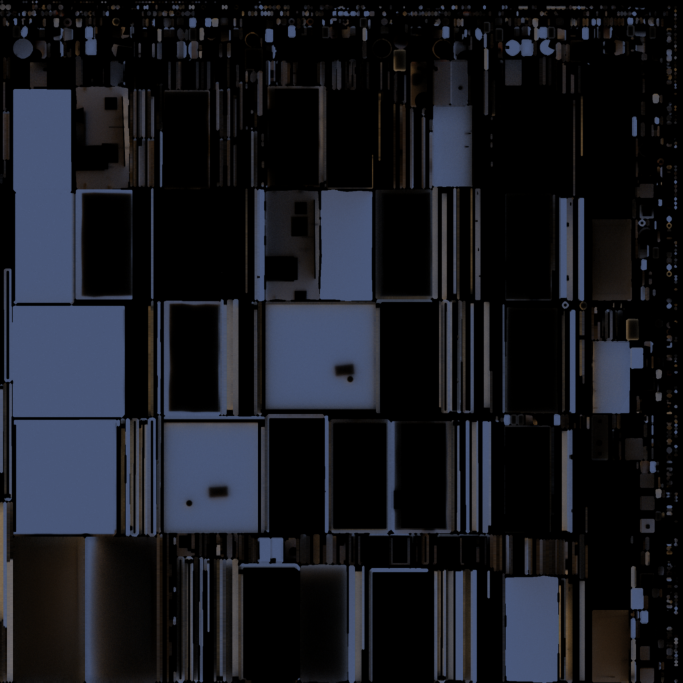
#> input picture content/source-assets/lighting/hero-contact-base/far-irradiance.png, 2048 x 2048 px, given in place of near-contact-ao.png, which was not available (shown at 1/3 size)
$ python apply-hero-contacts.py
#> lines starting #> are read from the running program, lines starting #| are printed output that depends on the picture; pictures that were not available may be replaced by others from this repository, and a replacement may not be noted
"""Bounded visibility correction on linear irradiance only; no albedo changes."""
from pathlib import Path
import json,hashlib
import numpy as np
from PIL import Image,ImageFilter
ROOT=Path(__file__).resolve().parents[1]
BASE=ROOT/'content/source-assets/lighting/hero-contact-base'
OUT=ROOT/'apps/web-tour/public/assets/authored/hero-street'
records={}
for part in ('near','mid','far'):
    source=ROOT/f'content/generated/steps56-ao/{part}-contact-ao.png'
    with Image.open(source) as image:
#> image is the input picture: PIL image 2048x2048 RGB; mean R, G, B 23.3, 25.2, 31.5
        ao=np.asarray(image.convert('L').filter(ImageFilter.GaussianBlur(.55)).resize((2048,2048),Image.Resampling.BILINEAR),dtype=float)/255
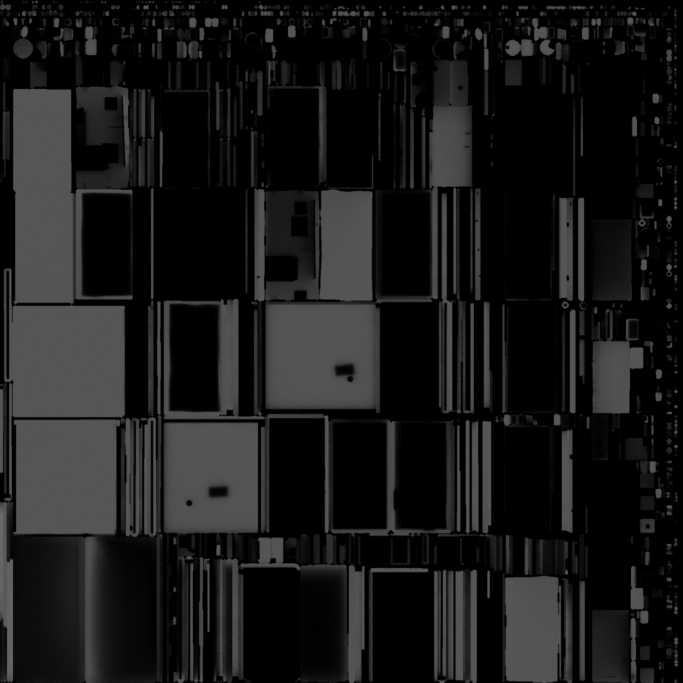
#> ao: shape (2048, 2048) float64 (shown at 1/3 size); min 0, max 0.431, mean 0.0994
    with Image.open(BASE/f'{part}-irradiance.png') as image:original=np.asarray(image.convert('RGB'),dtype=float)
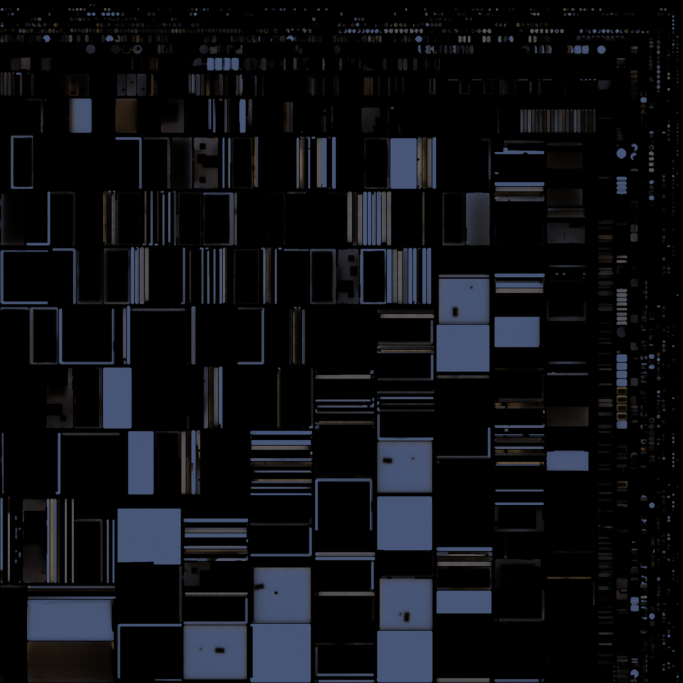
#> input picture content/source-assets/lighting/hero-contact-base/near-irradiance.png, 2048 x 2048 px (shown at 1/3 size)
#> image is the input picture: PIL image 2048x2048 RGB; mean R, G, B 13.6, 14.9, 18.8
    gain=.82+.18*ao
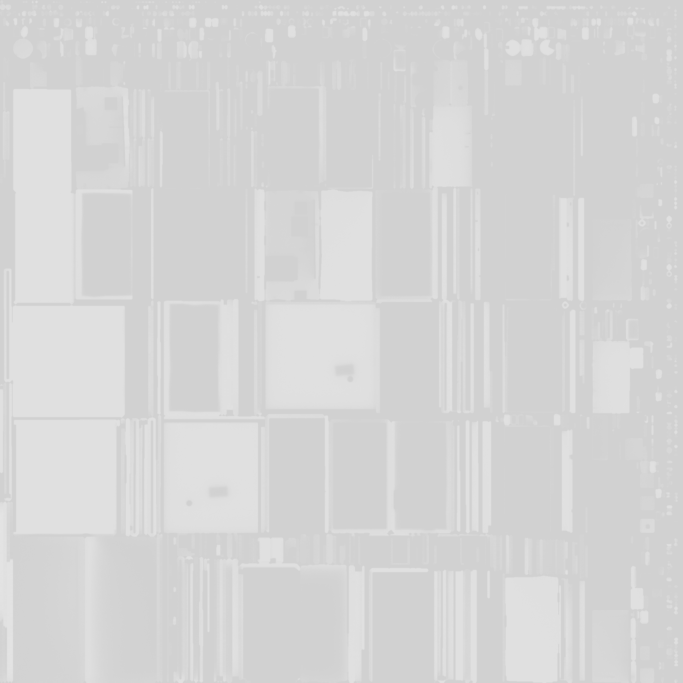
#> gain: shape (2048, 2048) float64 (shown at 1/3 size); min 0.82, max 0.898, mean 0.838
    result=np.uint8(np.clip(np.rint(original*gain[:,:,None]),0,255))
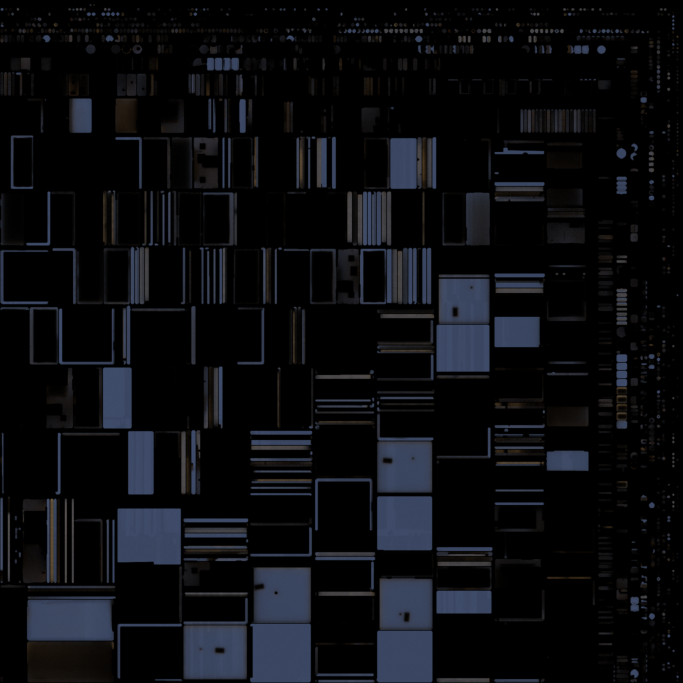
#> result: shape (2048, 2048, 3) (shown at 1/3 size); mean R, G, B 11.4, 12.5, 15.8
    image=Image.fromarray(result,'RGB')
    # Offline pipeline runs with no captures: write existing files directly
    # because Windows readers can deny replacement while allowing writes.
    image.save(OUT/f'{part}-irradiance.png')
    image.save(OUT/f'{part}-irradiance.webp',lossless=True,method=6)
    with Image.open(OUT/f'{part}-irradiance.webp') as decoded:assert decoded.convert('RGB').tobytes()==image.tobytes()
    records[part]={'source':str(source.relative_to(ROOT)).replace('\\','/'),'sha256':hashlib.sha256(source.read_bytes()).hexdigest(),'minGain':float(gain.min()),'maxGain':float(gain.max()),'meanGain':float(gain.mean())}
#> pass 2 of the loop `for part in ('near','mid','far'):`:
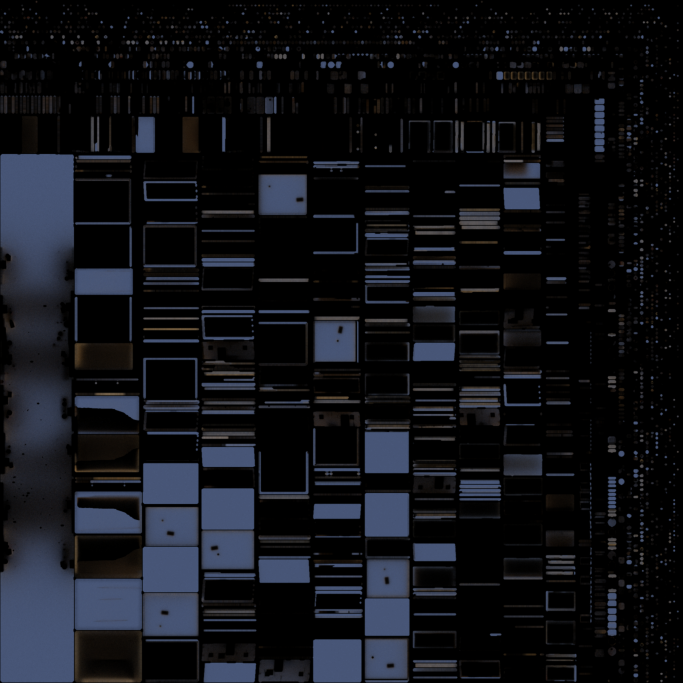
#> input picture content/source-assets/lighting/hero-contact-base/mid-irradiance.png, 2048 x 2048 px, given in place of mid-contact-ao.png, which was not available (shown at 1/3 size)
#> image is the input picture: PIL image 2048x2048 RGB; mean R, G, B 16.7, 18.4, 23.5
#> `ao=np.asarray(image.convert('L').filter(ImageFilter.GaussianBlur(.55))..`:
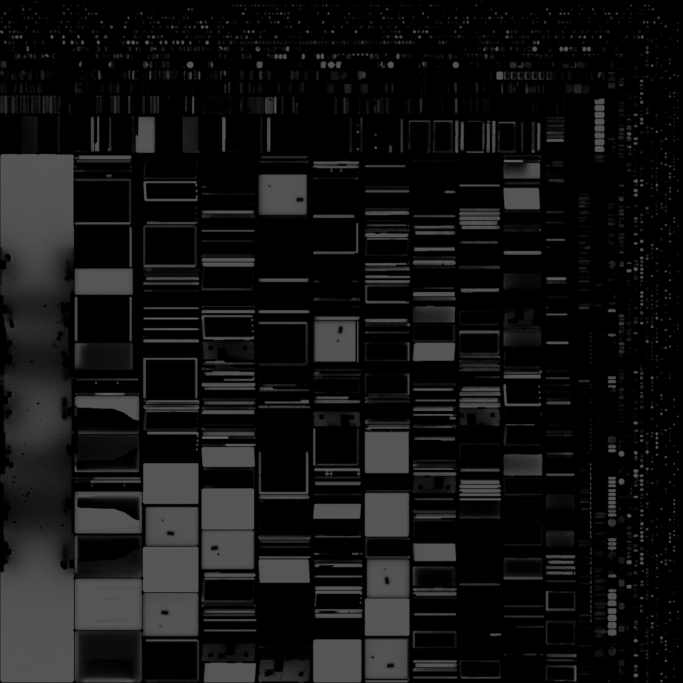
#> ao: shape (2048, 2048) float64 (shown at 1/3 size); min 0, max 0.42, mean 0.0726
#> `gain=.82+.18*ao`:
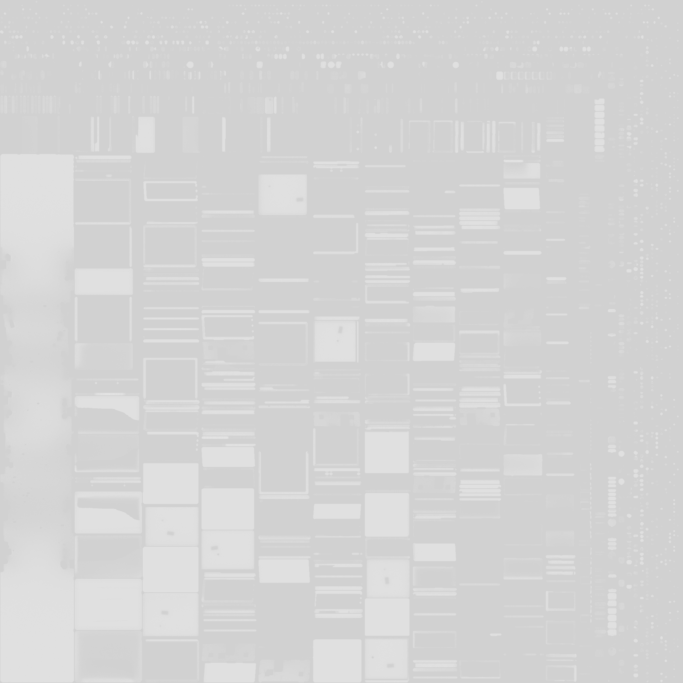
#> gain: shape (2048, 2048) float64 (shown at 1/3 size); min 0.82, max 0.896, mean 0.833
#> (the run stopped early here; a loop or call above may not have finished)
